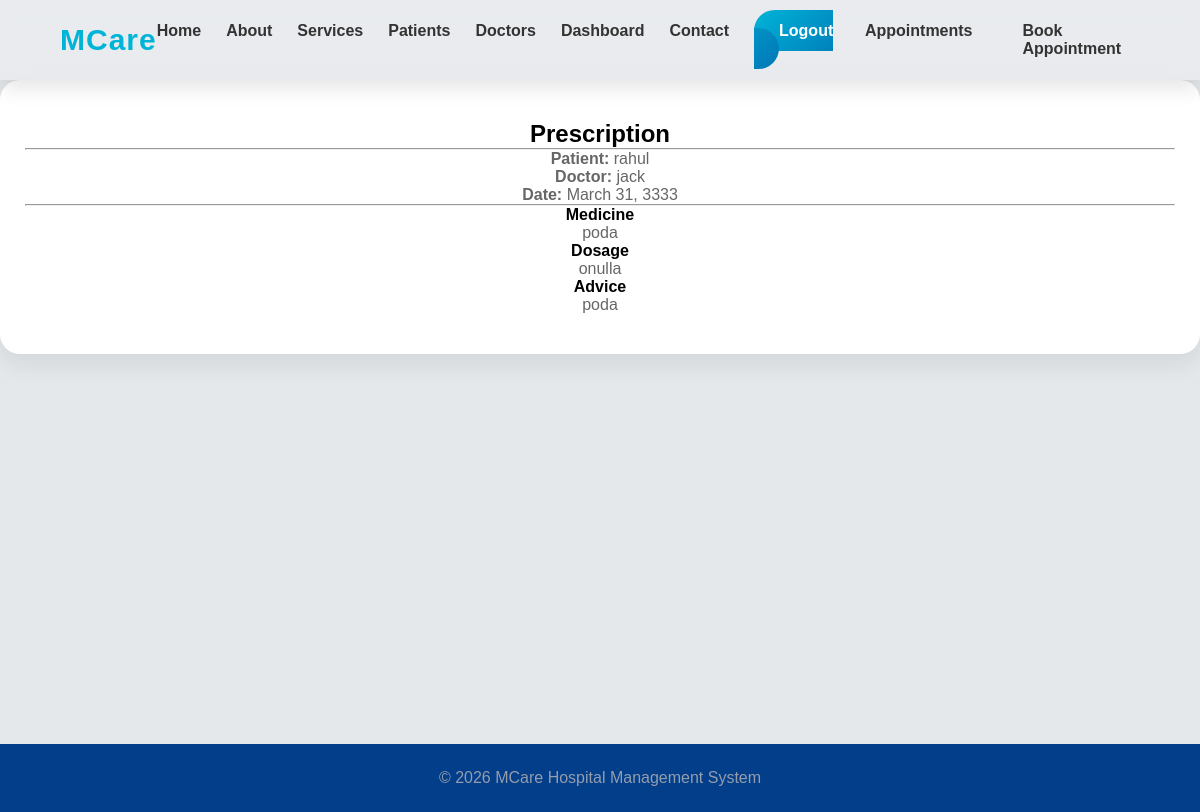
Page /prescription/view/9/ (signed in) on the committed database.
### hospital/models.py (models this page shows, shortened)
class Appointment(models.Model):
    STATUS_CHOICES = (
        ('Pending', 'Pending'),
        ('Approved', 'Approved'),
        ('Rejected', 'Rejected'),
    )
    patient = models.ForeignKey(
        Patient,
        on_delete=models.CASCADE
    )
    doctor = models.ForeignKey(
        Doctor,
        on_delete=models.CASCADE
    )
    appointment_date = models.DateField()
    appointment_time = models.TimeField()
    reason = models.TextField()
    medical_report = models.FileField(
        upload_to='medical_reports/',
        blank=True,
        null=True
    )
    status = models.CharField(
        max_length=20,
        choices=STATUS_CHOICES,
        default='Pending'
    )
    created_at = models.DateTimeField(auto_now_add=True)

class Patient(models.Model):
    user = models.OneToOneField(
        CustomUser,
        on_delete=models.CASCADE,
        limit_choices_to={'role': 'patient'}
    )
    age = models.PositiveIntegerField()
    gender = models.CharField(max_length=20)
    phone = models.CharField(max_length=15)

class CustomUser(AbstractUser):
    ROLE_CHOICES = (
        ('doctor', 'Doctor'),
        ('patient', 'Patient'),
    )
    role = models.CharField(
        max_length=20,
        choices=ROLE_CHOICES,
        default='patient'
    )

class Doctor(models.Model):
    user = models.OneToOneField(
        CustomUser,
        on_delete=models.CASCADE,
        limit_choices_to={'role': 'doctor'}
    )
    specialization = models.CharField(max_length=100)
    phone = models.CharField(max_length=15)

class Prescription(models.Model):
    appointment = models.OneToOneField(
        Appointment,
        on_delete=models.CASCADE
    )
    medicine = models.TextField(blank=True, null=True)
    dosage = models.TextField(blank=True, null=True)
    advice = models.TextField(blank=True, null=True)
    created_at = models.DateTimeField(auto_now_add=True)

### hospital/views.py (the view)
@login_required(login_url="login")
def view_prescription(request, id):
    appointment = get_object_or_404(Appointment, id=id)
    prescription = get_object_or_404(Prescription, appointment=appointment)
    if request.user.role == "doctor":
        if appointment.doctor.user != request.user:
            return redirect("home")
    elif request.user.role == "patient":
        if appointment.patient.user != request.user:
            return redirect("home")
    else:
        return redirect("home")
    return render(
        request,
        "prescription/view_prescription.html",
        {
            "appointment": appointment,
            "prescription": prescription,
        },
    )

### templates/prescription/view_prescription.html
{% extends "base.html" %}
{% block content %}
<div class="container mt-5">
    <div class="card shadow p-4">
        <h2>Prescription</h2>
        <hr>
        <p><strong>Patient:</strong>
            {{ appointment.patient.user.username }}
        </p>
        <p><strong>Doctor:</strong>
            {{ appointment.doctor.user.username }}
        </p>
        <p><strong>Date:</strong>
            {{ appointment.appointment_date }}
        </p>
        <hr>
        <h4>Medicine</h4>
        <p>{{ prescription.medicine }}</p>
        <h4>Dosage</h4>
        <p>{{ prescription.dosage }}</p>
        <h4>Advice</h4>
        <p>{{ prescription.advice }}</p>
    </div>
</div>
{% endblock %}

### static/css/style.css (style rules this page uses)
* { margin:0; padding:0; box-sizing:border-box; font-family:'Poppins',sans-serif; }
body { background:#e5e8eb; padding-top:80px; }
h1,h2,h3 { font-weight:700; }

### static/css/hero_section.css (style rules this page uses)
* { margin:0; padding:0; box-sizing:border-box; font-family:'Poppins',sans-serif; }

### static/css/card_section.css (style rules this page uses)
.card { background:white; border-radius:20px; padding:35px; text-align:center; box-shadow:0 10px 30px rgba(0,0,0,.08); transition:.4s; }
.card p { color:#666; }

### static/css/footer.css (style rules this page uses)
.card { background:white; border-radius:20px; padding:40px 25px; text-align:center; box-shadow:0 10px 25px rgba(0,0,0,.08); transition:.4s; }
.card p { color:#666; }

### rows in the picture
Appointment: patient.user.username "rahul", doctor.user.username "jack", appointment_date "March 31, 3333"
Prescription: medicine "poda", dosage "onulla", advice "poda"
